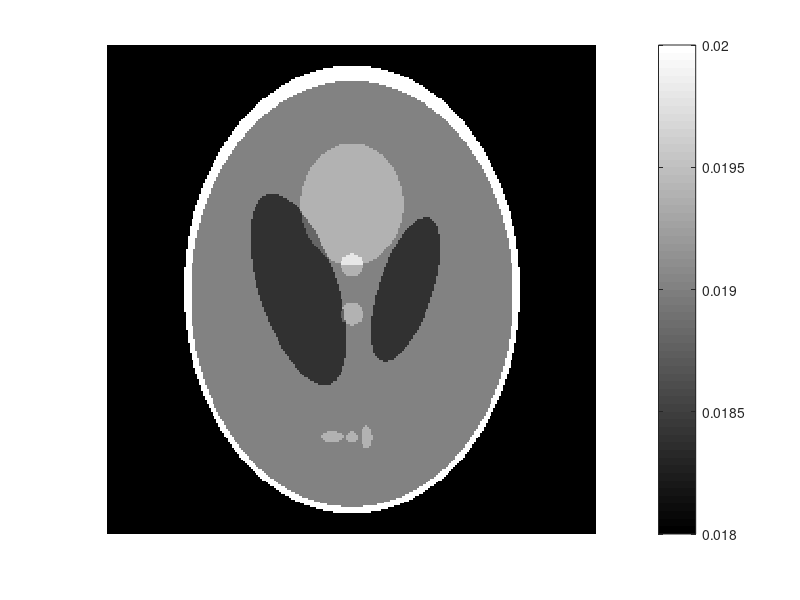

Here is the MATLAB script that generated this plot: (Note: this script raises an error after producing the figure.)
% Thesis Chapter Two
% Single-Energy Experiment
clc; clear; close all;
set(0, 'DefaultLineLineWidth', 2);
rand('seed',1);  % Make sure the experiments are repeatable!

%% Set Image
structImg.nPixel = 256;% 512;
structImg.fFOV = 300;
% Set attenuation coefficients for different tissues at 80keV;
% See Table 1.1 in the Chapter2;
MuBone = 0.0428;        % Cortical Bone
MuWater = 0.0184;       % Water
MuBrain = 0.0190;       % Brain
MuBlood = 0.0194;       % Blood
toft = [ MuBone              .69   .92    0     0     0   
        -MuBone + MuBrain   .6624 .8740   0  -.0184   0        
        -MuBrain + MuWater  .1100 .3100  .22    0    -18
        -MuBrain + MuWater  .1600 .4100 -.22    0     18
         MuBlood - MuBrain  .2100 .2500   0    .35    0
         MuBlood - MuBrain  .0460 .0460   0    .1     0
         MuBlood - MuBrain  .0460 .0460   0   -.1     0
         MuBlood - MuBrain  .0460 .0230 -.08  -.605   0 
         MuBlood - MuBrain  .0230 .0230   0   -.606   0
         MuBlood - MuBrain  .0230 .0460  .06  -.605   0];
% toft = [ MuWater 1 1 0 0 0];
% Generate a modified Shepp-Logan phantom;
structImg.ITrue = phantom(toft,structImg.nPixel);
Nim = structImg.nPixel;
figure;imshow(structImg.ITrue,[MuBrain - 0.001, MuBrain + 0.001]);colorbar;

%% Set geometry
structProj.nChannel = 672;
structProj.nChnCenter = structProj.nChannel / 2 + 0.5;
structProj.nAngle = 50;% 290; 
structProj.fFOV = 300;
structProj.fDetWidth = structProj.fFOV / structProj.nChannel;
% Set geometries for astra
structGeo.vol_geom = astra_create_vol_geom(...
         structImg.nPixel, structImg.nPixel,...
        -structImg.fFOV/2, structImg.fFOV/2,...
        -structImg.fFOV/2, structImg.fFOV/2);
structGeo.proj_geom = astra_create_proj_geom('parallel', ...
        structProj.fDetWidth, structProj.nChannel, ...
        linspace(0,2*pi,structProj.nAngle));
structGeo.proj_id = astra_create_projector('linear', ...
    structGeo.proj_geom, structGeo.vol_geom);
structGeo.W = opTomo('linear', structGeo.proj_geom, structGeo.vol_geom); 

%% Compute Sinogram
[sinogram_id, sinogram] = astra_create_sino(...
    structImg.ITrue, structGeo.proj_id);

%% Compute noisy sinogram
% Photon statistics, Constant Photon_In
Photon_In = 8 * 10^6; % 2 * 10^5;
Photon = Photon_In .* exp(- sinogram);
Photon_rnd = poissrnd(Photon);
disp(['Minimum detected photon number is ',num2str(min(Photon_rnd(:))),'.']);
sino_noisy = log(Photon_In./Photon_rnd);
figure;plot(sino_noisy(1,:));hold on;plot(sinogram(1,:));

%% Compute Weight matrix for error term
Cov = opDiag(sqrt(Photon_rnd(:)));

%% FBP reconstruction
theta = [0:360/structProj.nAngle: 360-360/structProj.nAngle];
Image_FBP = iradon(sino_noisy',theta,'spline','Hann',0.5,structProj.nChannel);
Image_FBP = Image_FBP * structProj.nChannel / structImg.fFOV;
Image_FBP = imresize(Image_FBP,[structImg.nPixel,structImg.nPixel]);
% Circle mask for image
N = Nim;
I_Mask = zeros(N, N);
for m = 1:N
    for n = 1:N
        if ((m-(N/2+0.5))^2 + (n-(N/2+0.5))^2<(N/2)^2)
            I_Mask(m,n) = 1;
        end
    end
end
Image_FBP = Image_FBP .* I_Mask;
figure;imshow(Image_FBP,[MuBrain - 0.001, MuBrain + 0.001]);colorbar;

%% preconditioning (Method One) for Tikhonov-regularized problem
%----Result: Convergence slows down after 20 iterations (Obselete!)
% N_Coarse_grid = 64;
% structGeoC.vol_geom = astra_create_vol_geom(...
%          N_Coarse_grid, N_Coarse_grid,...
%         -structImg.fFOV/2, structImg.fFOV/2,...
%         -structImg.fFOV/2, structImg.fFOV/2);
% structGeoC.proj_geom = astra_create_proj_geom('parallel', ...
%         structProj.fDetWidth, structProj.nChannel, ...
%         linspace(0,2*pi,structProj.nAngle));
% structGeoC.proj_id = astra_create_projector('linear', ...
%     structGeoC.proj_geom, structGeoC.vol_geom);
% structGeoC.W = opTomo('linear', structGeoC.proj_geom, structGeoC.vol_geom); 
% matrix_id = astra_mex_projector('matrix', structGeoC.proj_id);
% W = astra_mex_matrix('get', matrix_id);
% 
% CovIm_Jac = full( W' * Cov' * Cov * W); %%
% CovIm_Jac = diag(CovIm_Jac);
% CovIm_Jac = sqrt(1./ CovIm_Jac);
% CovIm_Jac = reshape(CovIm_Jac,[N_Coarse_grid,N_Coarse_grid]);
% CovIm_Jac = imresize(CovIm_Jac,[structImg.nPixel,structImg.nPixel]);
% CovIm_Jac = CovIm_Jac';
% clear W

%% preconditioning (Method Two) for Tikhonov-regularized problem
%----Result:Convergence is much faster! (Choose this one currently!)
CovIm_Row = structGeo.W' * Cov * Cov * structGeo.W * ones(Nim * Nim,1);
CovIm_Row = 1./CovIm_Row;
CovIm_Row = CovIm_Row * 10^10;
CovIm_Row = sqrt(CovIm_Row);

% %% Tikhonov smoothing regularization 
% tol = 1;
% Xwarm = Image_FBP(:);
% y = sino_noisy(:);
% NIter = 50;
% % Statistical weight matrix
% ErrorW = Cov; % opDiag(ones(structProj.nChannel * structProj.nAngle,1)); % Cov;
% % Preconditioning matrix
% PreCon = CovIm_Row(:); % CovIm_Jac(:); % ones(Nim * Nim,1);
% PreConM = opDiag(PreCon); 
% 
% A  = ErrorW * structGeo.W * PreConM;
% R = FirstDerivativeM(Nim) * PreConM;
% y0 =  ErrorW * y;
% yR = zeros(size(R,1),1);
% 
% XwarmP = Xwarm ./ PreCon;
% tao = [500:500:3000];
% for k = 1:length(tao)
%     [X0,Obj,XTotal] = quasinewton([A;tao(k) * R],...
%         [y0;yR],XwarmP,NIter,tol);
%     X = PreConM * X0;
%     X_Image = reshape(X,structImg.nPixel,structImg.nPixel);
%     for m = 1:NIter
%         XTotal(:,m) = PreConM * XTotal(:,m);
%     end
%     save(['Tikhonov_',num2str(tao(k)),'.mat'],'X_Image','Obj');
%     Error(k) = norm(A * X0 - y0);
%     Regu(k) = norm(R * X);
%     
%     figure;imshow(X_Image,[MuBrain - 0.001, MuBrain + 0.001]);colorbar;
%     title(['\alpha=',num2str(tao(k))]);
% end
% 
% figure;plot(Error,Regu,'*');


%% TV Regularization (Primal-dual algorithm)
clear Regu,clear Obj,clear Error
I_noisy = Image_FBP;
% Function handles
Amplitude = @(u)sqrt(sum(u.^2,3));
F = @(u)sum(sum(Amplitude(u)));
ProxF = @(u,lambda)max(0,1-lambda./repmat(Amplitude(u), [1 1 2])).*u;
ProxFS = @(y,sigma)y-sigma*ProxF(y/sigma,1/sigma);
ProxG = @(f,tau,Lamda)  (f + tau * Lamda * I_noisy)/(1 + tau * Lamda);
                        %f + Phi(y - Phi(f));
% parameters
L = 8;
% % Algorithm 1~2
% sigma = 160;% 40;   % This significantly influence the convergence rate!
% tau = .9/(L*sigma);
% AHMOD
tau = 4.824789442826363e-04 * 8;% 80;
sigma = 4 / (L * tau);

theta = 1;
Lamda = 10^0 * 8;
% initial valius
f = f1;% zeros(Nim,Nim);% I_noisy;
g = g;% grad(I_noisy)*0;
f1 = f;
NIter = 120;
gamma = 0.7 * Lamda * 36;% 1.2;

% Tikhonov sub-step parameters
tol = 1;
y = sino_noisy(:);
NIter_inner = 2;
% Statistical weight matrix
ErrorW = opDiag(ones(structProj.nChannel * structProj.nAngle,1));
       % opDiag(ones(structProj.nChannel * structProj.nAngle,1)); % Cov;
% Preconditioning matrix
PreCon = CovIm_Row(:); % CovIm_Row(:); % CovIm_Jac(:); % ones(Nim * Nim,1);
PreConM = opDiag(PreCon); 
A  = ErrorW * structGeo.W * PreConM;
R = opEye(Nim * Nim) * PreConM;
y0 =  ErrorW * y;

for k = 1:NIter
    fold = f;
    
%     g = ProxFS(g + sigma * grad(f1), sigma);  % An alternative way
    Temp = g + sigma * grad(f1);  % This seems to converge faster
    g = Temp./max(ones(size(Temp)),abs(Temp));
    
    % f = ProxG(f + tau * div(g(:,:,1),g(:,:,2)), tau, Lamda); % denoising
    % reconstruction
    
    % Tikhonov smoothing regularization 
    Xwarm = f(:);
    yR = f + tau * div(g(:,:,1),g(:,:,2));
    yR = yR(:);

    XwarmP = Xwarm ./ PreCon;
    para = 1/sqrt(2 * tau * Lamda);
    [X0,Obj_inner,XTotal] = quasinewton([A;para * R],...
        [y0;para * yR],XwarmP,NIter_inner,tol);
    X = PreConM * X0;
    X_Image = reshape(X,structImg.nPixel,structImg.nPixel);
%     for m = 1:NIter_inner
%         XTotal(:,m) = PreConM * XTotal(:,m);
%     end
    f = X_Image;
    
%     % Algorithm 1~2
%     theta = 1/sqrt(1+2*gamma*tau);
%     tau = tau * theta;
%     sigma = sigma / theta;
%     f1 = f + theta * (f-fold);
    
    % AHMOD
    theta = 1;%1/sqrt(1+2*gamma*tau);
    tau = tau * theta;
    sigma = sigma / theta;
    f1 = f;  
    
    
    imshow(f1,[MuBrain - 0.001, MuBrain + 0.001]);pause(0.05);
    % Obj(k) = Lamda * norm(f1 - I_noisy)^2 + F(grad(f1)); % denoising
    % reconstruction
    Error(k) = norm(ErrorW * structGeo.W * f1(:) - ErrorW * y)^2;
    Regu(k) = F(grad(f1));
    Obj(k) =  Lamda * Error(k) + Regu(k);
    Error,Regu,Obj
end
figure;imshow(f1,[MuBrain - 0.001, MuBrain + 0.001]);colorbar;
figure;
loglog([1:k],Obj(1:k));hold on;
loglog([1:k],20000./[1:k].^2);

%% Functions used in different algorithms
% Be really careful about the discrete gradient and divergence definition!

% Gradient
function fM = grad(M)
    fx = M([2:end end],:)-M;
    fy = M(:,[2:end end])-M;
    fM(:,:,1) = fx;
    fM(:,:,2) = fy;
end

% Divergence
function fd = div(Px,Py)
    fx = Px-Px([1 1:end-1],:,:);         
    fx(1,:,:)   = Px(1,:,:);        % boundary
    fx(end,:,:) = -Px(end-1,:,:);  
    
    fy = Py-Py(:,[1 1:end-1],:);
    fy(:,1,:)   = Py(:,1,:);        % boundary
    fy(:,end,:) = -Py(:,end-1,:);
    fd = fx+fy;
end




